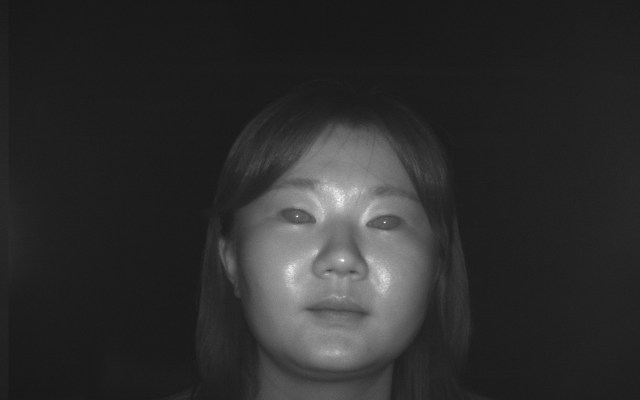
#> input picture sample_ir_server/camera_capture_20250513_185039.png, 1280 x 800 px (shown at 1/2 size)
$ python preprocess_ir.py ../sample_ir_server/camera_capture_20250513_185039.png out.png
#> lines starting #> are read from the running program, lines starting #| are printed output that depends on the picture
"""IR 이미지 전처리 모듈"""

import cv2
import numpy as np
from pathlib import Path


class IRImagePreprocessor:
    """IR 카메라 이미지 전처리 클래스"""

    def __init__(self, target_size=(512, 512)):
        self.target_size = target_size

    def load_image(self, image_path: str) -> np.ndarray:
        """이미지 로드"""
        img = cv2.imread(image_path, cv2.IMREAD_GRAYSCALE)
#> img is the input picture: shape (800, 1280); min 19, max 255, mean 45
        if img is None:
            raise ValueError(f"이미지를 로드할 수 없습니다: {image_path}")
        return img

    def normalize(self, image: np.ndarray) -> np.ndarray:
        """이미지 정규화 (0-255 범위)"""
        return cv2.normalize(image, None, 0, 255, cv2.NORM_MINMAX)

    def enhance_contrast(self, image: np.ndarray) -> np.ndarray:
        """대비 강화 (CLAHE)"""
        clahe = cv2.createCLAHE(clipLimit=2.0, tileGridSize=(8, 8))
        return clahe.apply(image)
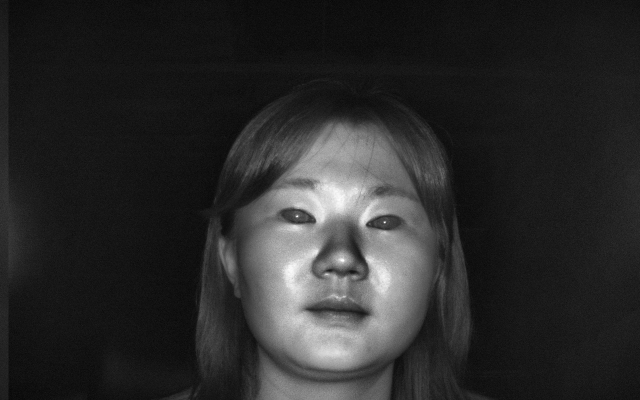
#> returned value: shape (800, 1280) (shown at 1/2 size); min 1, max 255, mean 42.6

    def resize(self, image: np.ndarray) -> np.ndarray:
        """이미지 리사이즈"""
        return cv2.resize(image, self.target_size, interpolation=cv2.INTER_AREA)
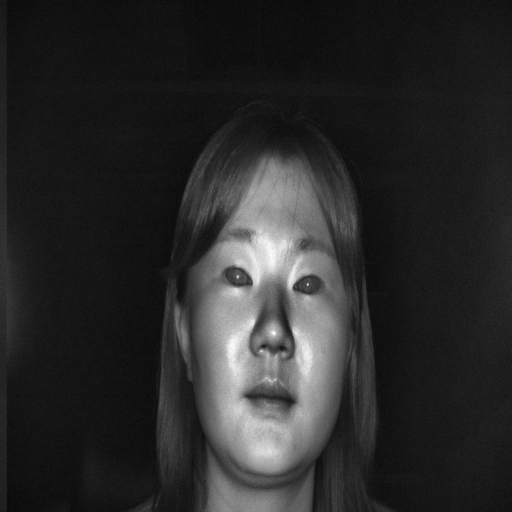
#> returned value: shape (512, 512); min 7, max 255, mean 42.6

    def to_rgb(self, image: np.ndarray) -> np.ndarray:
        """그레이스케일 → RGB 변환 (모델 입력용)"""
        return cv2.cvtColor(image, cv2.COLOR_GRAY2RGB)
#> returned value: shape (512, 512, 3)

    def process(self, image_path: str, output_path: str = None) -> np.ndarray:
        """전체 전처리 파이프라인"""
        img = self.load_image(image_path)
        img = self.normalize(img)
        img = self.enhance_contrast(img)
        img = self.resize(img)
        img_rgb = self.to_rgb(img)

        if output_path:
            cv2.imwrite(output_path, img_rgb)

        return img_rgb


if __name__ == "__main__":
    import sys

    if len(sys.argv) < 2:
        print("사용법: python preprocess_ir.py <이미지_경로> [출력_경로]")
        sys.exit(1)

    input_path = sys.argv[1]
    output_path = sys.argv[2] if len(sys.argv) > 2 else "processed_output.jpg"

    preprocessor = IRImagePreprocessor()
    processed = preprocessor.process(input_path, output_path)
    print(f"✅ 전처리 완료: {processed.shape} → {output_path}")
#| ✅ 전처리 완료: (512, 512, 3) → out.png

$ run again, on unified_face_analyzer/sample_images/camera_capture_20250513_180034.png
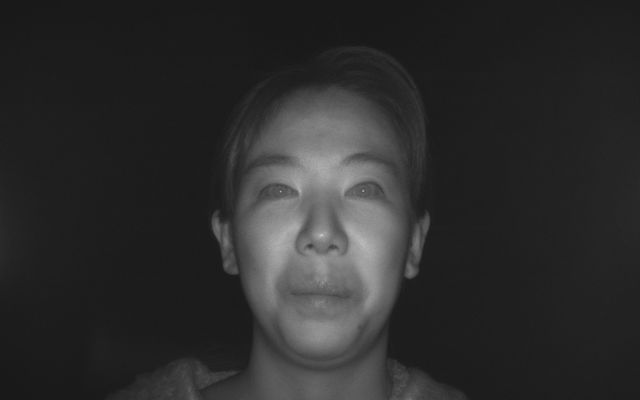
#> input picture unified_face_analyzer/sample_images/camera_capture_20250513_180034.png, 1280 x 800 px (shown at 1/2 size)
#> in load_image, img is the input picture: shape (800, 1280); min 19, max 255, mean 44.5
#> in enhance_contrast, `return clahe.apply(image)`:
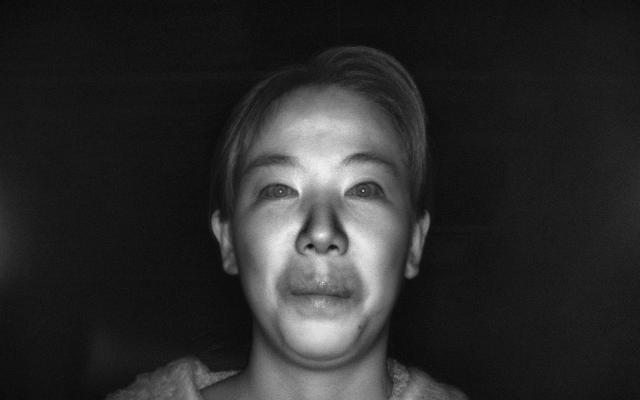
#> returned value: shape (800, 1280) (shown at 1/2 size); min 1, max 255, mean 43.2
#> in resize, `return cv2.resize(image, self.target_size, interpolation=cv2.INTER_AREA)`:
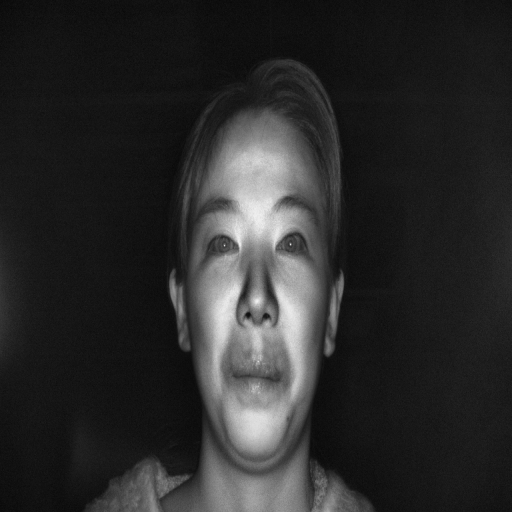
#> returned value: shape (512, 512); min 9, max 241, mean 43.2
#| ✅ 전처리 완료: (512, 512, 3) → out.png

$ run again, on unified_face_analyzer/sample_images/camera_capture_20250513_180114.png
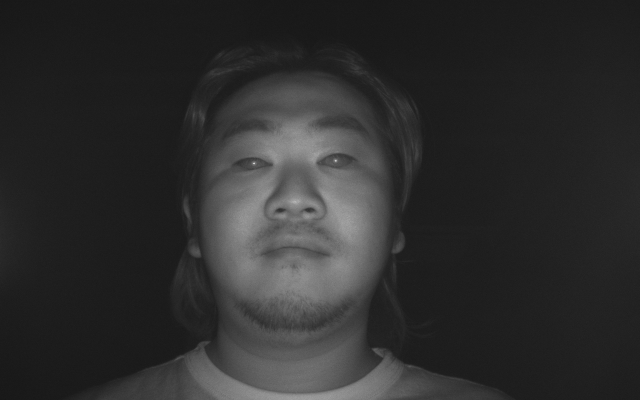
#> input picture unified_face_analyzer/sample_images/camera_capture_20250513_180114.png, 1280 x 800 px (shown at 1/2 size)
#> in load_image, img is the input picture: shape (800, 1280); min 19, max 255, mean 45.6
#> in enhance_contrast, `return clahe.apply(image)`:
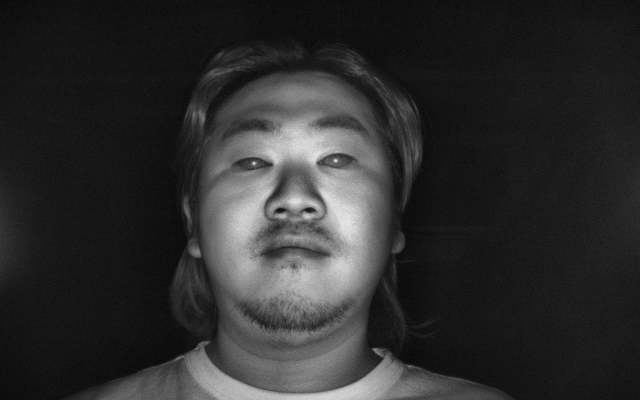
#> returned value: shape (800, 1280) (shown at 1/2 size); min 1, max 255, mean 45.6
#> in resize, `return cv2.resize(image, self.target_size, interpolation=cv2.INTER_AREA)`:
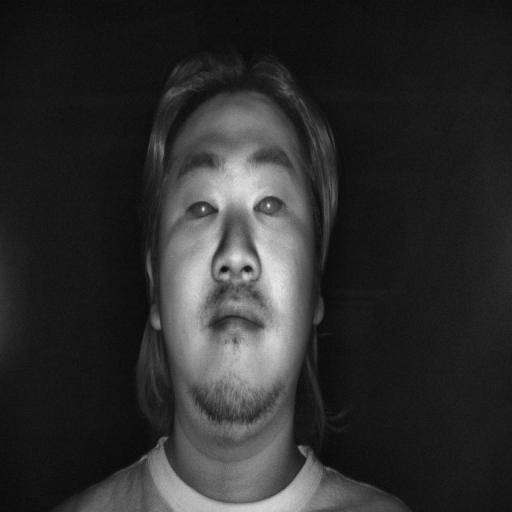
#> returned value: shape (512, 512); min 7, max 239, mean 45.6
#| ✅ 전처리 완료: (512, 512, 3) → out.png
